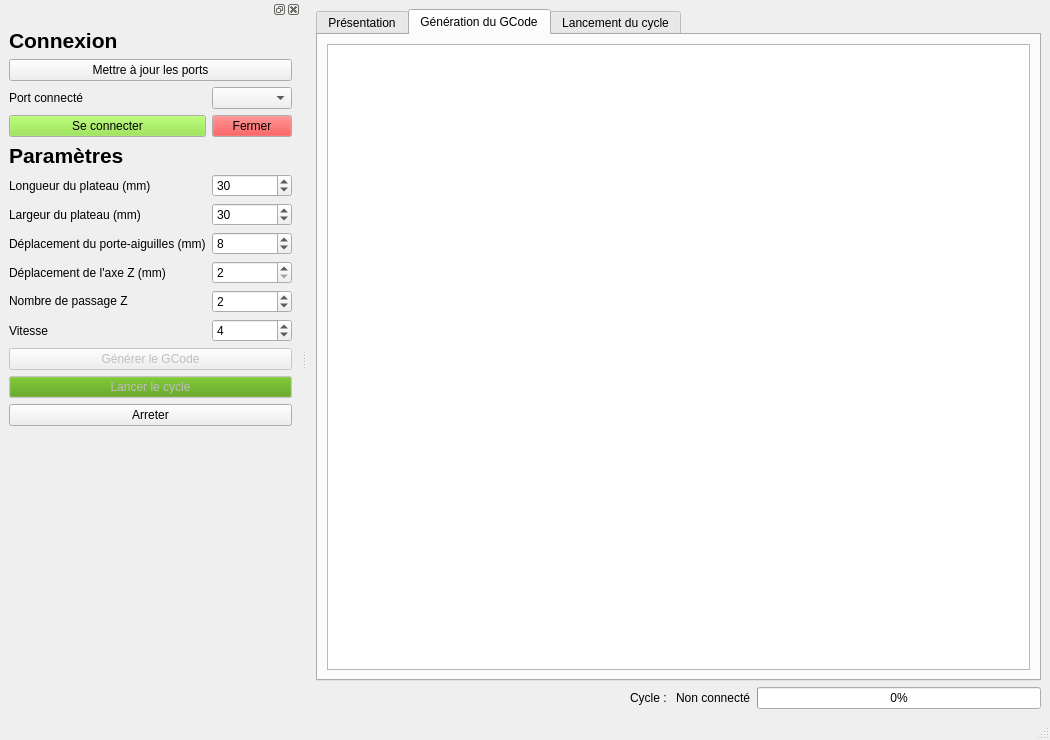
<?xml version="1.0" encoding="UTF-8"?>
<ui version="4.0">
 <class>MainWindow</class>
 <widget class="QMainWindow" name="MainWindow">
  <property name="geometry">
   <rect>
    <x>0</x>
    <y>0</y>
    <width>1050</width>
    <height>740</height>
   </rect>
  </property>
  <property name="minimumSize">
   <size>
    <width>0</width>
    <height>0</height>
   </size>
  </property>
  <property name="windowTitle">
   <string>Feutrage de laine</string>
  </property>
  <widget class="QWidget" name="centralwidget">
   <layout class="QGridLayout" name="gridLayout">
    <item row="2" column="6">
     <widget class="QLabel" name="lbl_status">
      <property name="text">
       <string>Non connecté</string>
      </property>
     </widget>
    </item>
    <item row="2" column="5">
     <widget class="QLabel" name="label_8">
      <property name="text">
       <string>Cycle : </string>
      </property>
     </widget>
    </item>
    <item row="1" column="0" colspan="8">
     <widget class="QTabWidget" name="tabWidget">
      <property name="currentIndex">
       <number>1</number>
      </property>
      <widget class="QWidget" name="tab_1">
       <attribute name="title">
        <string>Présentation</string>
       </attribute>
       <layout class="QGridLayout" name="gridLayout_2">
        <item row="3" column="0">
         <widget class="QScrollArea" name="scrollArea">
          <property name="sizePolicy">
           <sizepolicy hsizetype="Minimum" vsizetype="Minimum">
            <horstretch>0</horstretch>
            <verstretch>0</verstretch>
           </sizepolicy>
          </property>
          <property name="verticalScrollBarPolicy">
           <enum>Qt::ScrollBarAlwaysOn</enum>
          </property>
          <property name="horizontalScrollBarPolicy">
           <enum>Qt::ScrollBarAlwaysOn</enum>
          </property>
          <property name="sizeAdjustPolicy">
           <enum>QAbstractScrollArea::AdjustToContents</enum>
          </property>
          <property name="widgetResizable">
           <bool>true</bool>
          </property>
          <widget class="QWidget" name="scrollAreaWidgetContents">
           <property name="geometry">
            <rect>
             <x>0</x>
             <y>0</y>
             <width>712</width>
             <height>812</height>
            </rect>
           </property>
           <layout class="QGridLayout" name="gridLayout_5">
            <item row="0" column="0">
             <widget class="QLabel" name="label_10">
              <property name="text">
               <string/>
              </property>
              <property name="pixmap">
               <pixmap>img/cycle.png</pixmap>
              </property>
             </widget>
            </item>
           </layout>
          </widget>
         </widget>
        </item>
        <item row="0" column="0">
         <widget class="QLabel" name="label_5">
          <property name="sizePolicy">
           <sizepolicy hsizetype="Preferred" vsizetype="Maximum">
            <horstretch>0</horstretch>
            <verstretch>0</verstretch>
           </sizepolicy>
          </property>
          <property name="text">
           <string>&lt;html&gt;&lt;head/&gt;&lt;body&gt;&lt;p&gt;&lt;span style=&quot; font-size:22pt; font-weight:700;&quot;&gt;Feutrage de laine&lt;/span&gt;&lt;/p&gt;&lt;/body&gt;&lt;/html&gt;</string>
          </property>
         </widget>
        </item>
        <item row="1" column="0">
         <widget class="QLabel" name="label_6">
          <property name="sizePolicy">
           <sizepolicy hsizetype="Preferred" vsizetype="Maximum">
            <horstretch>0</horstretch>
            <verstretch>0</verstretch>
           </sizepolicy>
          </property>
          <property name="text">
           <string>&lt;html&gt;&lt;head/&gt;&lt;body&gt;&lt;p&gt;Ce logiciel permet de lancer des cycles de feutrage.&lt;/p&gt;&lt;p&gt;Avant de lancer un cycle, il faut bien vérifier que les paramètres sont corrects.&lt;/p&gt;&lt;/body&gt;&lt;/html&gt;</string>
          </property>
         </widget>
        </item>
        <item row="2" column="0">
         <widget class="QLabel" name="label_11">
          <property name="sizePolicy">
           <sizepolicy hsizetype="Preferred" vsizetype="Maximum">
            <horstretch>0</horstretch>
            <verstretch>0</verstretch>
           </sizepolicy>
          </property>
          <property name="text">
           <string>&lt;html&gt;&lt;head/&gt;&lt;body&gt;&lt;p&gt;&lt;span style=&quot; font-size:16pt; font-weight:700;&quot;&gt;Déplacements&lt;/span&gt;&lt;/p&gt;&lt;/body&gt;&lt;/html&gt;</string>
          </property>
         </widget>
        </item>
       </layout>
      </widget>
      <widget class="QWidget" name="tab_2">
       <attribute name="title">
        <string>Génération du GCode</string>
       </attribute>
       <layout class="QGridLayout" name="gridLayout_4">
        <item row="1" column="0">
         <widget class="QPlainTextEdit" name="pte_displayGCode">
          <property name="readOnly">
           <bool>true</bool>
          </property>
          <property name="placeholderText">
           <string extracomment="Appuyer sur &quot;Générer le GCode&quot; pour générer le Gcode utilisé par la machine"/>
          </property>
         </widget>
        </item>
       </layout>
      </widget>
      <widget class="QWidget" name="tab">
       <attribute name="title">
        <string>Lancement du cycle</string>
       </attribute>
       <layout class="QGridLayout" name="gridLayout_8">
        <item row="0" column="0">
         <widget class="QLabel" name="label_9">
          <property name="text">
           <string>Retour GCode</string>
          </property>
         </widget>
        </item>
        <item row="1" column="0" colspan="3">
         <widget class="QPlainTextEdit" name="pte_gcodeReturn">
          <property name="textInteractionFlags">
           <set>Qt::TextSelectableByMouse</set>
          </property>
         </widget>
        </item>
        <item row="0" column="1">
         <widget class="QPushButton" name="pb_clear">
          <property name="text">
           <string>Effacer</string>
          </property>
         </widget>
        </item>
       </layout>
      </widget>
     </widget>
    </item>
    <item row="2" column="7">
     <widget class="QProgressBar" name="pb_progressBar">
      <property name="value">
       <number>0</number>
      </property>
     </widget>
    </item>
    <item row="2" column="4">
     <spacer name="horizontalSpacer">
      <property name="orientation">
       <enum>Qt::Horizontal</enum>
      </property>
      <property name="sizeHint" stdset="0">
       <size>
        <width>40</width>
        <height>20</height>
       </size>
      </property>
     </spacer>
    </item>
   </layout>
  </widget>
  <widget class="QMenuBar" name="menubar">
   <property name="geometry">
    <rect>
     <x>0</x>
     <y>0</y>
     <width>1050</width>
     <height>22</height>
    </rect>
   </property>
  </widget>
  <widget class="QStatusBar" name="statusbar"/>
  <widget class="QDockWidget" name="dw_settings">
   <attribute name="dockWidgetArea">
    <number>1</number>
   </attribute>
   <widget class="QWidget" name="dockWidgetContents">
    <layout class="QGridLayout" name="gridLayout_6">
     <item row="0" column="0" colspan="2">
      <widget class="QLabel" name="label_13">
       <property name="sizePolicy">
        <sizepolicy hsizetype="Preferred" vsizetype="Maximum">
         <horstretch>0</horstretch>
         <verstretch>0</verstretch>
        </sizepolicy>
       </property>
       <property name="text">
        <string>&lt;html&gt;&lt;head/&gt;&lt;body&gt;&lt;p&gt;&lt;span style=&quot; font-size:16pt; font-weight:700;&quot;&gt;Connexion&lt;/span&gt;&lt;/p&gt;&lt;/body&gt;&lt;/html&gt;</string>
       </property>
      </widget>
     </item>
     <item row="2" column="1">
      <widget class="QComboBox" name="cb_ports"/>
     </item>
     <item row="10" column="1">
      <widget class="QSpinBox" name="sb_speed">
       <property name="maximum">
        <number>8</number>
       </property>
       <property name="value">
        <number>4</number>
       </property>
      </widget>
     </item>
     <item row="2" column="0">
      <widget class="QLabel" name="label_14">
       <property name="text">
        <string>Port connecté</string>
       </property>
      </widget>
     </item>
     <item row="7" column="0">
      <widget class="QLabel" name="label_3">
       <property name="text">
        <string>Déplacement du porte-aiguilles (mm)</string>
       </property>
      </widget>
     </item>
     <item row="8" column="0">
      <widget class="QLabel" name="label_4">
       <property name="text">
        <string>Déplacement de l'axe Z (mm)</string>
       </property>
      </widget>
     </item>
     <item row="6" column="1">
      <widget class="QSpinBox" name="sb_x">
       <property name="maximum">
        <number>600</number>
       </property>
       <property name="value">
        <number>30</number>
       </property>
      </widget>
     </item>
     <item row="3" column="1">
      <widget class="QPushButton" name="pb_closePort">
       <property name="palette">
        <palette>
         <active>
          <colorrole role="Button">
           <brush brushstyle="SolidPattern">
            <color alpha="255">
             <red>239</red>
             <green>41</green>
             <blue>41</blue>
            </color>
           </brush>
          </colorrole>
         </active>
         <inactive>
          <colorrole role="Button">
           <brush brushstyle="SolidPattern">
            <color alpha="255">
             <red>239</red>
             <green>41</green>
             <blue>41</blue>
            </color>
           </brush>
          </colorrole>
         </inactive>
         <disabled>
          <colorrole role="Button">
           <brush brushstyle="SolidPattern">
            <color alpha="255">
             <red>239</red>
             <green>41</green>
             <blue>41</blue>
            </color>
           </brush>
          </colorrole>
         </disabled>
        </palette>
       </property>
       <property name="text">
        <string>Fermer</string>
       </property>
      </widget>
     </item>
     <item row="10" column="0">
      <widget class="QLabel" name="label_7">
       <property name="text">
        <string>Vitesse</string>
       </property>
      </widget>
     </item>
     <item row="11" column="0" colspan="2">
      <widget class="QPushButton" name="pb_generateGCode">
       <property name="enabled">
        <bool>false</bool>
       </property>
       <property name="text">
        <string>Générer le GCode</string>
       </property>
      </widget>
     </item>
     <item row="3" column="0">
      <widget class="QPushButton" name="pb_openPort">
       <property name="palette">
        <palette>
         <active>
          <colorrole role="Button">
           <brush brushstyle="SolidPattern">
            <color alpha="255">
             <red>138</red>
             <green>226</green>
             <blue>52</blue>
            </color>
           </brush>
          </colorrole>
         </active>
         <inactive>
          <colorrole role="Button">
           <brush brushstyle="SolidPattern">
            <color alpha="255">
             <red>138</red>
             <green>226</green>
             <blue>52</blue>
            </color>
           </brush>
          </colorrole>
         </inactive>
         <disabled>
          <colorrole role="Button">
           <brush brushstyle="SolidPattern">
            <color alpha="255">
             <red>138</red>
             <green>226</green>
             <blue>52</blue>
            </color>
           </brush>
          </colorrole>
         </disabled>
        </palette>
       </property>
       <property name="text">
        <string>Se connecter</string>
       </property>
      </widget>
     </item>
     <item row="9" column="1">
      <widget class="QSpinBox" name="sb_passages">
       <property name="value">
        <number>2</number>
       </property>
      </widget>
     </item>
     <item row="5" column="1">
      <widget class="QSpinBox" name="sb_y">
       <property name="maximum">
        <number>600</number>
       </property>
       <property name="value">
        <number>30</number>
       </property>
      </widget>
     </item>
     <item row="6" column="0">
      <widget class="QLabel" name="label">
       <property name="text">
        <string>Largeur du plateau (mm)</string>
       </property>
      </widget>
     </item>
     <item row="8" column="1">
      <widget class="QSpinBox" name="sb_axis_z">
       <property name="minimum">
        <number>2</number>
       </property>
       <property name="maximum">
        <number>10</number>
       </property>
       <property name="value">
        <number>2</number>
       </property>
      </widget>
     </item>
     <item row="1" column="0" colspan="2">
      <widget class="QPushButton" name="pb_resfreshPorts">
       <property name="text">
        <string>Mettre à jour les ports</string>
       </property>
      </widget>
     </item>
     <item row="7" column="1">
      <widget class="QSpinBox" name="sb_step">
       <property name="value">
        <number>8</number>
       </property>
      </widget>
     </item>
     <item row="12" column="0" colspan="2">
      <widget class="QPushButton" name="pb_start">
       <property name="enabled">
        <bool>false</bool>
       </property>
       <property name="palette">
        <palette>
         <active>
          <colorrole role="Button">
           <brush brushstyle="SolidPattern">
            <color alpha="255">
             <red>78</red>
             <green>154</green>
             <blue>6</blue>
            </color>
           </brush>
          </colorrole>
          <colorrole role="Text">
           <brush brushstyle="SolidPattern">
            <color alpha="255">
             <red>0</red>
             <green>0</green>
             <blue>0</blue>
            </color>
           </brush>
          </colorrole>
         </active>
         <inactive>
          <colorrole role="Button">
           <brush brushstyle="SolidPattern">
            <color alpha="255">
             <red>239</red>
             <green>239</green>
             <blue>239</blue>
            </color>
           </brush>
          </colorrole>
          <colorrole role="Text">
           <brush brushstyle="SolidPattern">
            <color alpha="255">
             <red>0</red>
             <green>0</green>
             <blue>0</blue>
            </color>
           </brush>
          </colorrole>
         </inactive>
         <disabled>
          <colorrole role="Button">
           <brush brushstyle="SolidPattern">
            <color alpha="255">
             <red>78</red>
             <green>154</green>
             <blue>6</blue>
            </color>
           </brush>
          </colorrole>
          <colorrole role="Text">
           <brush brushstyle="SolidPattern">
            <color alpha="255">
             <red>190</red>
             <green>190</green>
             <blue>190</blue>
            </color>
           </brush>
          </colorrole>
         </disabled>
        </palette>
       </property>
       <property name="text">
        <string>Lancer le cycle</string>
       </property>
      </widget>
     </item>
     <item row="5" column="0">
      <widget class="QLabel" name="lbl_elapsed_time">
       <property name="text">
        <string>Longueur du plateau (mm)</string>
       </property>
      </widget>
     </item>
     <item row="4" column="0" colspan="2">
      <widget class="QLabel" name="label_2">
       <property name="sizePolicy">
        <sizepolicy hsizetype="Preferred" vsizetype="Maximum">
         <horstretch>0</horstretch>
         <verstretch>0</verstretch>
        </sizepolicy>
       </property>
       <property name="text">
        <string>&lt;html&gt;&lt;head/&gt;&lt;body&gt;&lt;p&gt;&lt;span style=&quot; font-size:16pt; font-weight:700;&quot;&gt;Paramètres&lt;/span&gt;&lt;/p&gt;&lt;/body&gt;&lt;/html&gt;</string>
       </property>
      </widget>
     </item>
     <item row="13" column="0" colspan="2">
      <widget class="QPushButton" name="pb_stop">
       <property name="text">
        <string>Arreter</string>
       </property>
      </widget>
     </item>
     <item row="9" column="0">
      <widget class="QLabel" name="label_12">
       <property name="sizePolicy">
        <sizepolicy hsizetype="Maximum" vsizetype="Maximum">
         <horstretch>0</horstretch>
         <verstretch>0</verstretch>
        </sizepolicy>
       </property>
       <property name="text">
        <string>Nombre de passage Z</string>
       </property>
      </widget>
     </item>
     <item row="14" column="0">
      <spacer name="verticalSpacer">
       <property name="orientation">
        <enum>Qt::Vertical</enum>
       </property>
       <property name="sizeHint" stdset="0">
        <size>
         <width>20</width>
         <height>40</height>
        </size>
       </property>
      </spacer>
     </item>
    </layout>
   </widget>
  </widget>
 </widget>
 <resources/>
 <connections/>
</ui>
